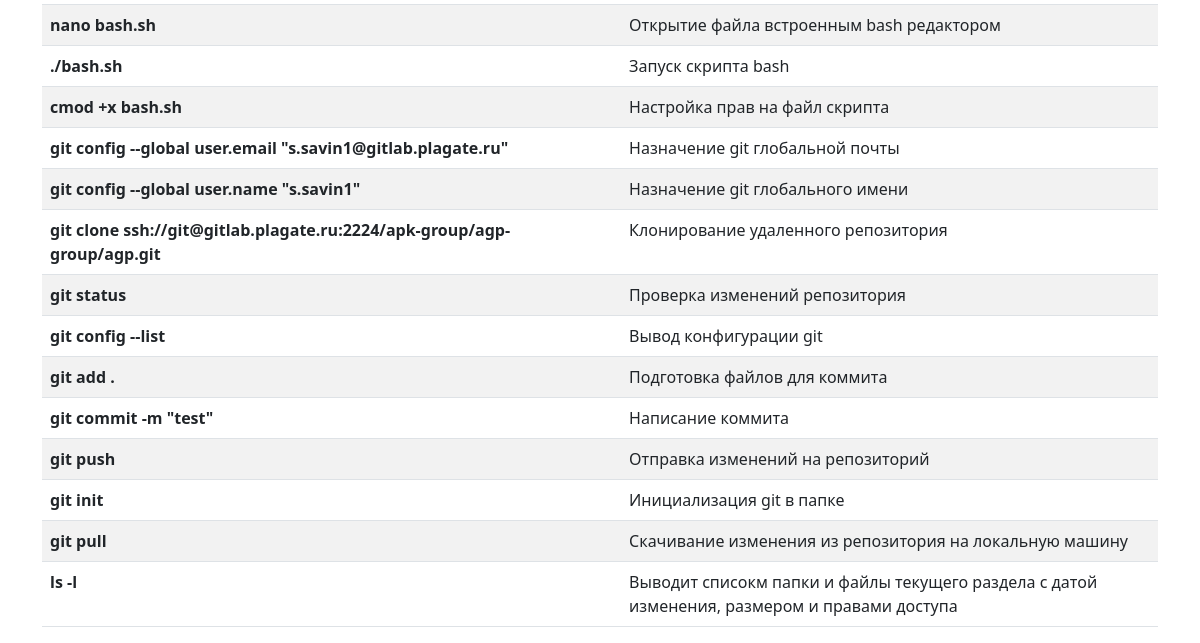
The page /git_and_bash (lower part) on the database as committed earlier.
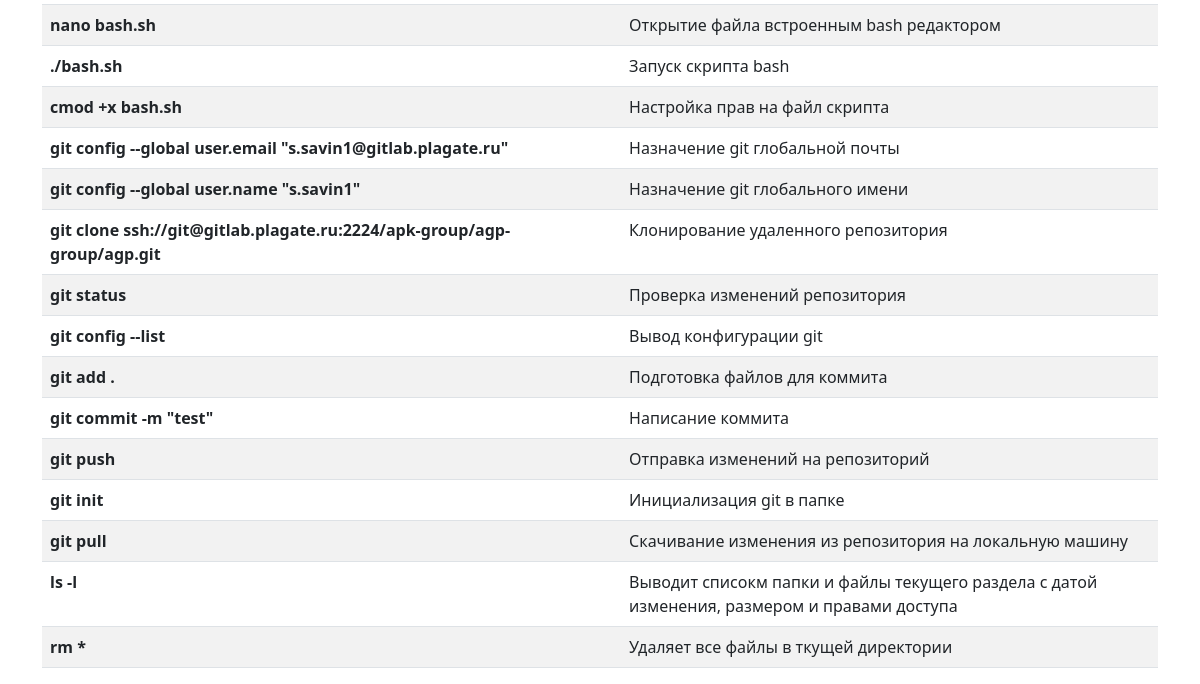
The same page on the database as committed later.
### tables this page shows
CREATE TABLE git_and_bash (
    id INTEGER PRIMARY KEY AUTOINCREMENT,
    command TEXT NOT NULL,
    name TEXT NOT NULL
  );

### app.py (the view)
@app.route("/git_and_bash")
def git_and_bashes():
    conn = get_db_connection()
    git_and_bashes = conn.execute("SELECT * FROM git_and_bash").fetchall()
    conn.close()
    return render_template("git_and_bash.html", git_and_bashes=git_and_bashes)

### app.py (called while the page is built)
def get_db_connection():
    conn = sqlite3.connect("database.db")
    conn.row_factory = sqlite3.Row
    return conn

### templates/git_and_bash.html (shortened to what this page needs)
{% extends "base.html" %}
{% block content %}
<table class="table table-striped">
  <tbody>
   {% for git_and_bash in git_and_bashes %}
    <tr>
      <th>{{ git_and_bash['command'] }}</th>
      <td>{{ git_and_bash['name'] }}</td>
    </tr>
   {% endfor %}
  </tbody>
</table>
{% endblock %}

Rows that differ between the two databases and show on the page:
added git_and_bash: command "rm *", name "Удаляет все файлы в ткущей директории"
